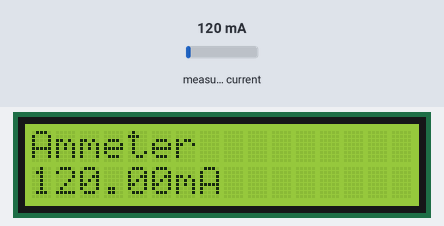
This sketch was run on a simulated Arduino Leonardo, built with avr-gcc and run on an emulated ATmega32U4. Parts: 16×2 character LCD. The inputs (shaded band) are chosen by the test bench; at power-on: measured current 120 mA. What the sketch prints to the serial monitor is not drawn.

Above: at 2.8 s.
2.9 s: measured current set to 40 mA
At 5.8 s:
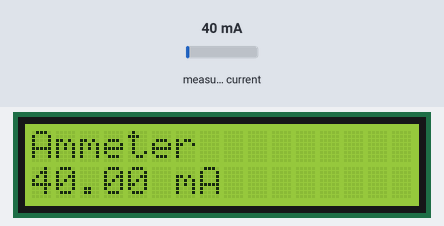
5.9 s: measured current set to 500 mA
At 8.8 s:
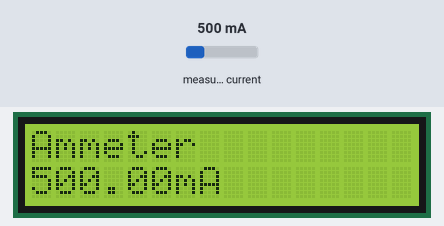
8.9 s: measured current set to 1000 mA
At 12.9 s:
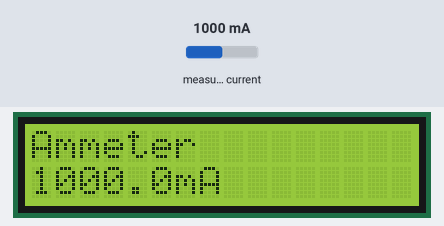
Timing chart, 0 to 14.4 s (numbered marks = the images above; inputs shaded):
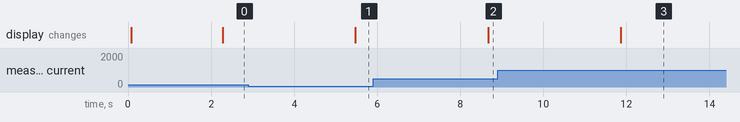

Measured:
- after the input at 2.9 s, the display: changes after 2.6 s (image 1)
- after the input at 5.9 s, the display: changes after 2.8 s (image 2)
- after the input at 8.9 s, the display: changes after 3.0 s (image 3)

The sketch:

ammeter.ino
```cpp
#include <Wire.h>
#include <Adafruit_INA219.h>
#include <LiquidCrystal_I2C.h>

LiquidCrystal_I2C lcd(0x27,16,2);// Define analog input


Adafruit_INA219 ina219;


void setup(void)
{
  lcd.init();
  lcd.backlight();
  Serial.begin(11200);
  while (!Serial) {
      // will pause Zero, Leonardo, etc until serial console opens
      delay(1);
  }


  // By default the initialization will use the largest range (32V, 2A).  However
  // you can call a setCalibration function to change this range (see comments).
  if (! ina219.begin()) {
    Serial.println("Failed to find INA219 chip");
    while (1) { delay(10); }
  }
  // To use a slightly lower 32V, 1A range (higher precision on amps):
  ina219.setCalibration_32V_1A();
  // Or to use a lower 16V, 400mA range (higher precision on volts and amps):
  //ina219.setCalibration_16V_400mA();

  Serial.println("Measuring voltage and current with INA219 ...");
  lcd.setCursor(4,0);
  lcd.print("AMMETER");
}

void loop(void)
{
  float shuntvoltage = 0;
  float busvoltage = 0;
  float current_mA = 0;
  float loadvoltage = 0;
  float power_mW = 0;


 for (int i=0; i<1000; i++){
  current_mA += ina219.getCurrent_mA();}
  current_mA = current_mA / 1000.0;


  lcd.clear();
  lcd.setCursor(0,0);
  lcd.print("Ammeter");
  lcd.setCursor(0,1);
  lcd.print(current_mA);
  lcd.setCursor(6,1);
  lcd.print("mA");
  delay(1000);


}
```
